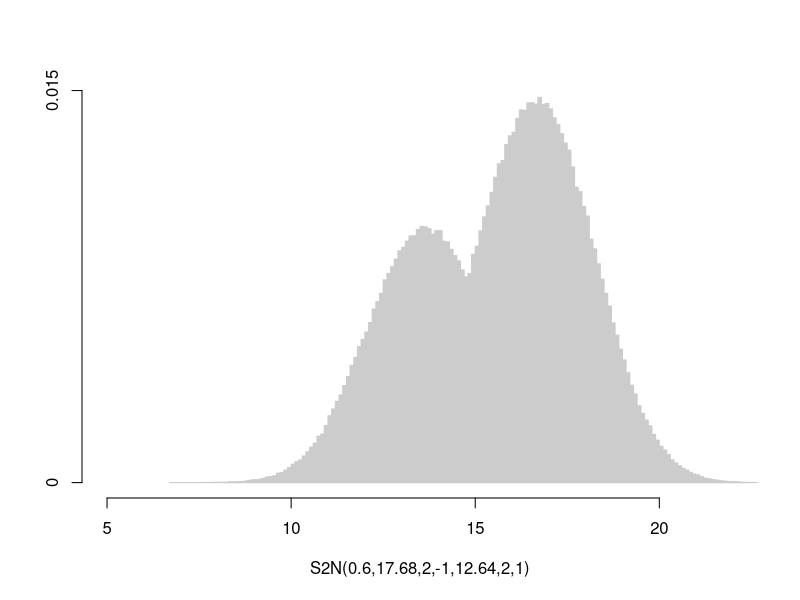

Source code (R):
library(VGAM)
p<-0.6
hist(rskewnorm(p*1000000, location = 17.67667, scale = 2, shape = -1),xlim=c(5,22),200,col="gray80",border="gray80",main="",xlab="S2N(0.6,17.68,2,-1,12.64,2,1)",ylab="",yaxt="n")
hist(rskewnorm((1-p)*1000000, location = 12.64, scale = 2, shape = 1),add=T,200,col="gray80",border="gray80")
axis(2,at=c(0,(15000)),labels=c(0,0.015))
dev.print(pdf,"/Users/lukas/sciebo/inquilineGenomics18/phylogeny/TreeDating/MCMCtree/results/S2N.pdf")
